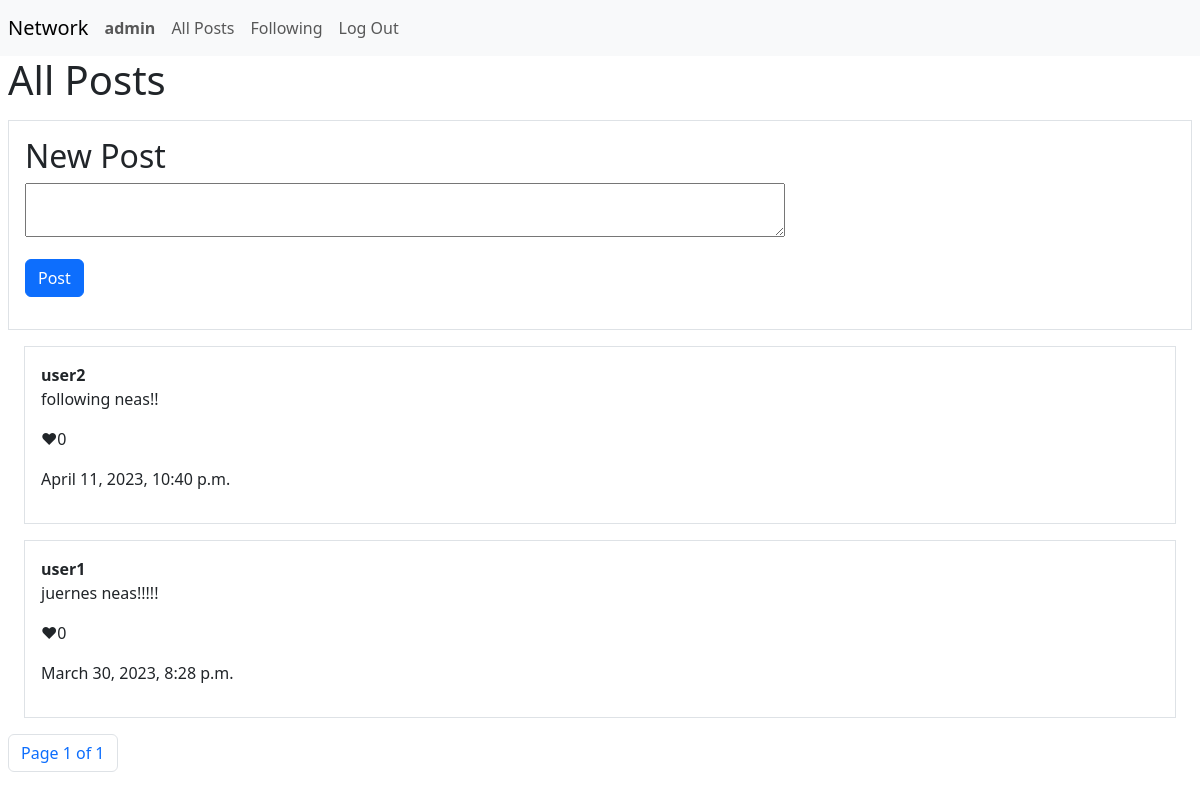
/ (signed in), run on an earlier commit of the app's database.
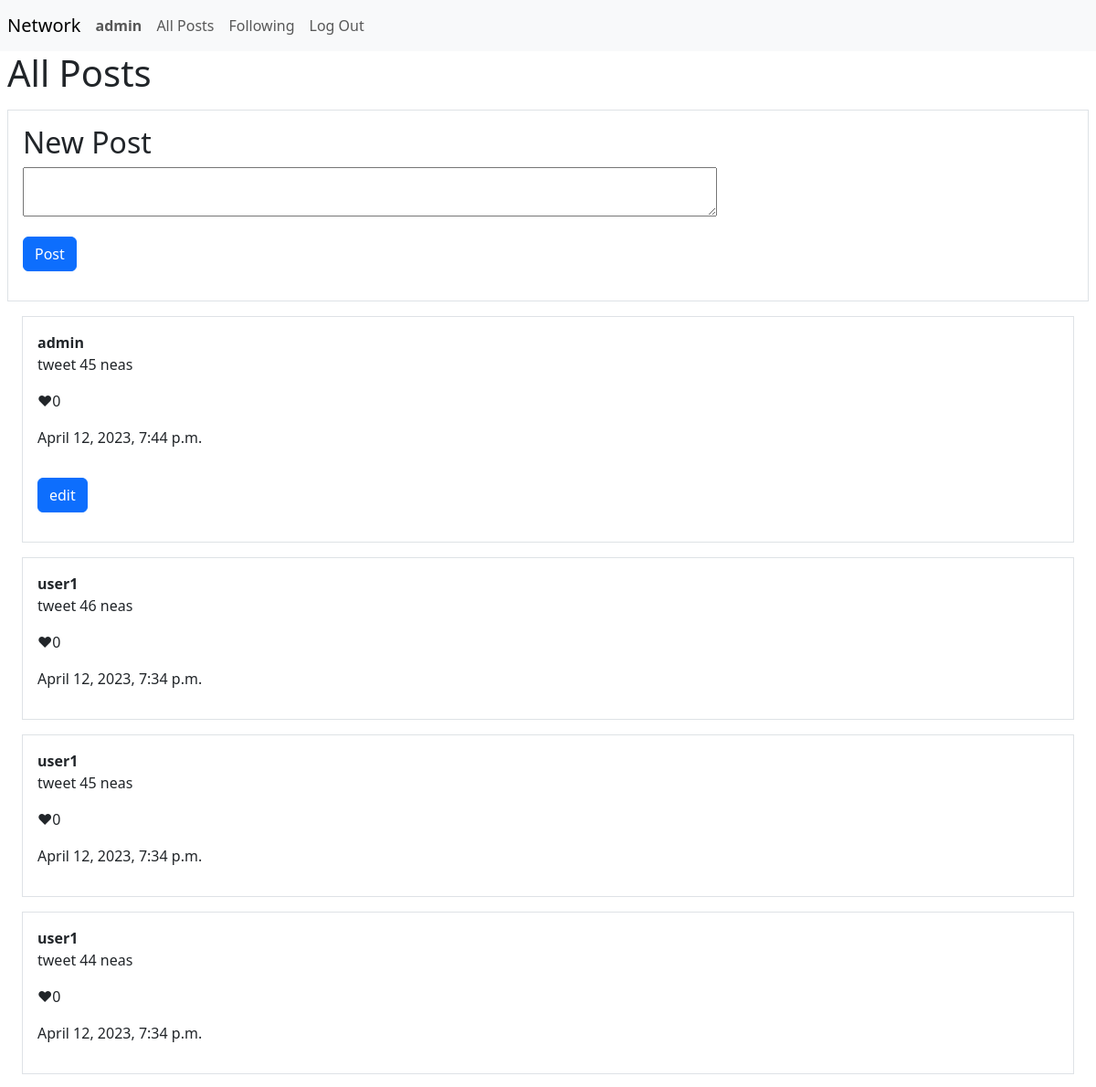
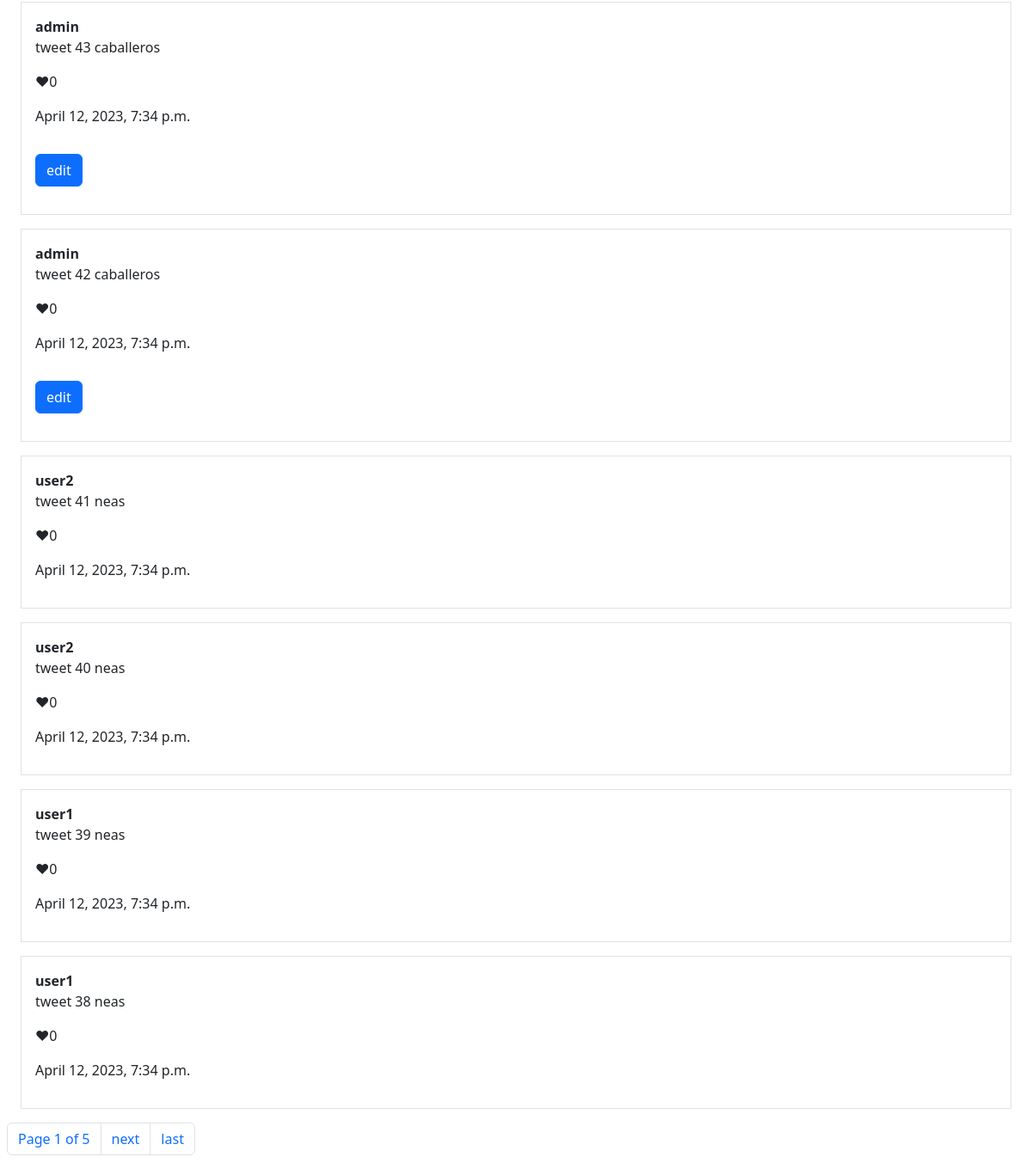
And on a later commit of the database (2 pictures, top to bottom).
### network/models.py (models this page shows)
class Posts(models.Model):
    poster = models.ForeignKey("User", on_delete=models.CASCADE, related_name="posts")
    content = models.TextField(max_length=280)
    timestamp = models.DateTimeField(auto_now_add=True)

class User(AbstractUser):
    pass

### network/views.py (the view)
# urls.py: path("", views.index, name="index"),
def index(request):
    if request.user.is_authenticated:
        post_list = Posts.objects.all().order_by('-id')
        paginator = Paginator(post_list, 10)
        page_number = request.GET.get('page')
        page_obj = paginator.get_page(page_number)
        return render(request, "network/index.html", {
            "page_obj": page_obj
        })
    else:
        return render(request, "network/index.html")

### network/templates/network/index.html (shortened to what this page needs)
{% extends "network/layout.html" %}
{% block body %}
    {% if user.is_authenticated %}
    <div>
        <h1>All Posts</h1>
    </div>
    <div class=" border p-3 my-3">
        <h2>New Post</h2>
        <form action="{% url 'new_post' %}" method="post">
            <textarea name="content" row="4" cols="80"></textarea>
            <br/>
            <input type="submit" value="Post" class="btn btn-primary my-3"/>
        </form>
    </div>
    {% include "network/tweets.html" %}
    {% endif %}
{% endblock %}

### network/templates/network/tweets.html (shortened to what this page needs)
{% for post in page_obj %}
<div class="border p-3 m-3" id="post_{{ post.id }}">
    <b>{{ post.poster.username }}</b>
    <p id="content_{{ post.id }}">{{ post.content }}</p>
    <p id="like_{{ post.id }}" class="like" style="cursor: pointer; width: 10px;">♥{{ post.likes.count }}</p>
    <p>{{ post.timestamp }}</p>
    {% if user.username == post.poster.username %}
    <button class="btn btn-primary my-3 edit" >edit</button>
    {% endif %}
</div>
{% endfor %}
<nav aria-label="Page navigation example">
    <ul class="pagination">
        <li class="page-item"><a class="page-link" href="#">Page {{ page_obj.number }} of {{ page_obj.paginator.num_pages }}</a></li>
        {% if page_obj.has_next %}
            <li class="page-item"><a class="page-link" href="?page={{ page_obj.next_page_number }}">next</a></li>
            <li class="page-item"><a class="page-link" href="?page={{ page_obj.paginator.num_pages }}">last</a></li>
        {% endif %}
    </ul>
  </nav>

What changed in the data, as far as the page shows it:
removed Posts: poster.username "user2", content "following neas!!", likes.count "0", timestamp "April 11, 2023, 10:40 p.m."
removed Posts: poster.username "user1", content "juernes neas!!!!!", likes.count "0", timestamp "March 30, 2023, 8:28 p.m."
added Posts: poster.username "admin", content "tweet 45 neas", likes.count "0", timestamp "April 12, 2023, 7:44 p.m.", shows "edit"
added Posts: poster.username "user1", content "tweet 46 neas", likes.count "0", timestamp "April 12, 2023, 7:34 p.m."
added Posts: poster.username "user1", content "tweet 45 neas", likes.count "0", timestamp "April 12, 2023, 7:34 p.m."
added Posts: poster.username "user1", content "tweet 44 neas", likes.count "0", timestamp "April 12, 2023, 7:34 p.m."
added Posts: poster.username "admin", content "tweet 43 caballeros", likes.count "0", timestamp "April 12, 2023, 7:34 p.m.", shows "edit"
added Posts: poster.username "admin", content "tweet 42 caballeros", likes.count "0", timestamp "April 12, 2023, 7:34 p.m.", shows "edit"
added Posts: poster.username "user2", content "tweet 41 neas", likes.count "0", timestamp "April 12, 2023, 7:34 p.m."
added Posts: poster.username "user2", content "tweet 40 neas", likes.count "0", timestamp "April 12, 2023, 7:34 p.m."
added Posts: poster.username "user1", content "tweet 39 neas", likes.count "0", timestamp "April 12, 2023, 7:34 p.m."
added Posts: poster.username "user1", content "tweet 38 neas", likes.count "0", timestamp "April 12, 2023, 7:34 p.m."
Also different on the page:
{{ page_obj.paginator.num_pages }}: "1" → "5"
text now shown: "next last"
